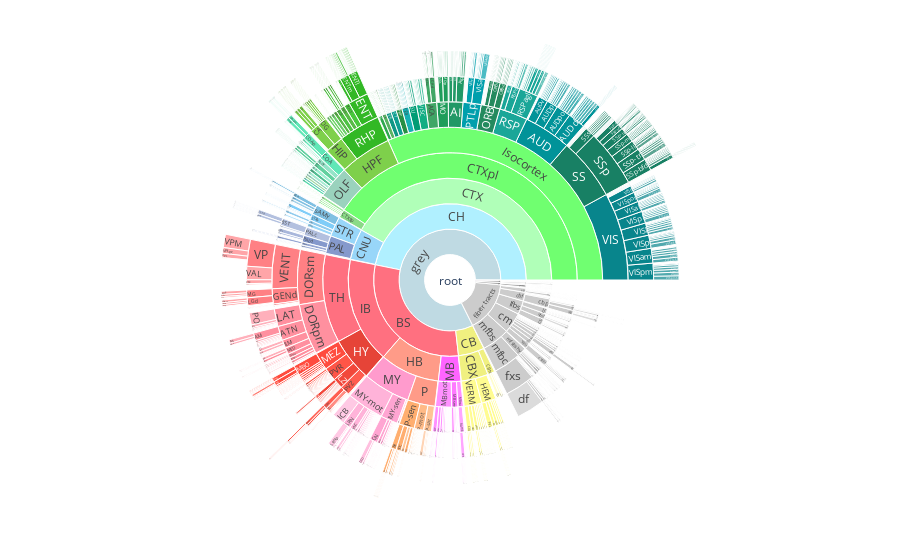

The notebook cell saved with this chart:
### Code cell
import pandas as pd
import json
import numpy as np
import plotly.graph_objects as go

# Read both datasets
df1 = pd.read_csv('Fed.csv')
df2 = pd.read_csv('FastRefeed.csv')

# Rename the density column in both datasets for clarity
df1.rename(columns={'density (cells/mm^3)': 'density_Fed'}, inplace=True)
df2.rename(columns={'density (cells/mm^3)': 'density_FastRefeed'}, inplace=True)

# Merge the two datasets on 'acronym' column
df = pd.merge(df1, df2, on='acronym', how='outer')  # 'outer' ensures that all acronyms from both datasets are included

# Calculate the ratio
df['density_ratio'] = df['density_FastRefeed'] / df['density_Fed']

# Handle any potential division by zero or infinity
df['density_ratio'].replace([np.inf, -np.inf], np.nan, inplace=True)

# Replace NaN values with a default value, if needed
default_value = 1.0
df['density_ratio'].fillna(default_value, inplace=True)

# Load the JSON file
with open('structures.json', 'r') as f:
    data = json.load(f)

# Prepare data for the tree
labels = [item['acronym'] for item in data]
parents = ['' if len(item['structure_id_path']) == 1 else next((i['acronym'] for i in data if i['id'] == item['structure_id_path'][-2])) for item in data]

# Match acronyms with ratio values from the merged DataFrame
ratios = [df.loc[df['acronym'] == acronym, 'density_ratio'].iloc[0] if acronym in df['acronym'].values else default_value for acronym in labels]

colors = ['rgb{}'.format(tuple(item['rgb_triplet'])) for item in data]

# Create a Plotly figure
fig = go.Figure(go.Sunburst(
    labels=labels,
    parents=parents,
    values=ratios,
    marker=dict(colors=colors),
    hovertemplate='<b>%{label}</b><br>Density Ratio (FastRefeed/Fed): %{value}<extra></extra>',  # Customize hover text
))

fig.update_layout(margin=dict(t=0, l=0, r=0, b=0))

fig.show()

### Figure 1 — Plotly figure (JSON) as saved in the notebook; plotly's stock layout.template omitted (floating-point values rounded to 4 significant figures; data arrays with more than 128 entries replaced by an {"elided": "..."} marker saying what was removed)
{"data": [{"hovertemplate": "<b>%{label}</b><br>Density Ratio (FastRefeed/Fed): %{value}<extra></extra>", "labels": {"elided": "1327 str values"}, "marker": {"colors": {"elided": "1327 str values"}}, "parents": {"elided": "1327 str values"}, "values": {"elided": "1327 float values"}, "type": "sunburst"}], "layout": {"margin": {"t": 0, "l": 0, "r": 0, "b": 0}}}
